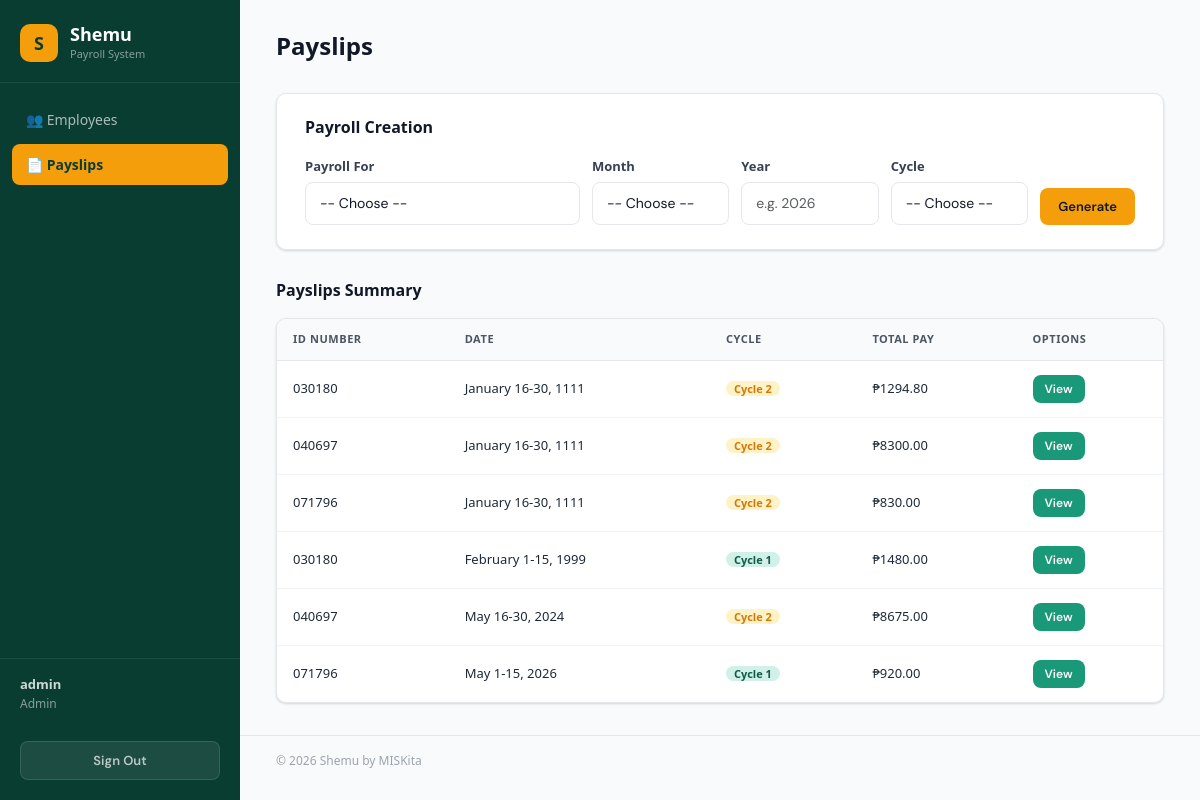
The app's page /payslips/ (signed in), older data.
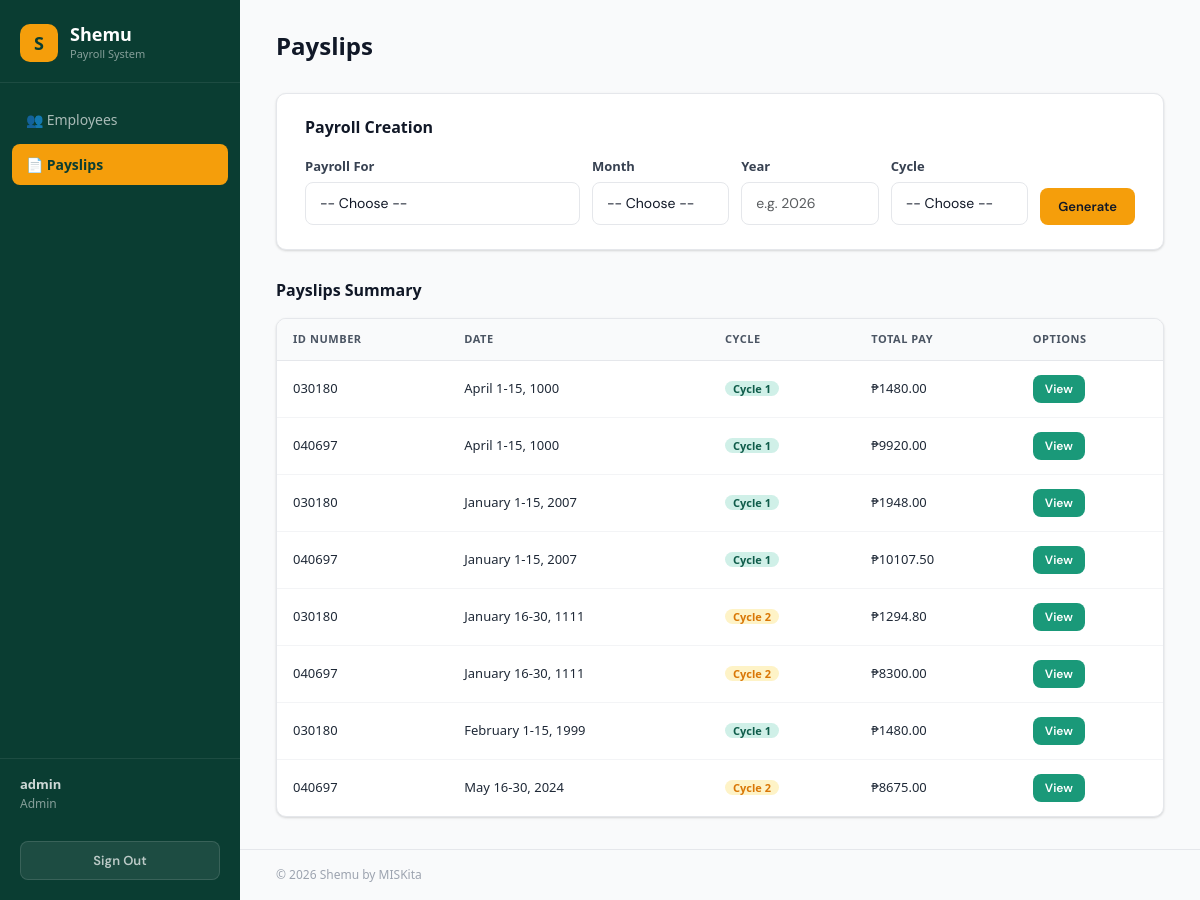
The same page, newer data.
### payroll_app/models.py (models this page shows, shortened)
class Payslip(models.Model):
    id_number          = models.ForeignKey(Employee, to_field="id_number",
                                           on_delete=models.CASCADE,
                                           related_name="payslips")
    month              = models.CharField(max_length=50)
    date_range         = models.CharField(max_length=100)
    year               = models.CharField(max_length=10)
    pay_cycle          = models.IntegerField()
    rate               = models.FloatField()
    earnings_allowance = models.FloatField()
    deductions_tax     = models.FloatField()
    deductions_health  = models.FloatField()  # Philhealth (Cycle 2) or 0
    pag_ibig           = models.FloatField()  # Cycle 1 only
    sss                = models.FloatField()  # Cycle 2 only
    overtime           = models.FloatField()
    total_pay          = models.FloatField()

class Employee(models.Model):
    name         = models.CharField(max_length=200)
    id_number    = models.CharField(max_length=100, unique=True)
    rate         = models.FloatField()
    overtime_pay = models.FloatField(null=True, blank=True)
    allowance    = models.FloatField(null=True, blank=True)

### payroll_app/views.py (the view, shortened to what this page needs)
# urls.py: path("payslips/", views.payslip_list, name="payslip_list"),
@login_required
def payslip_list(request):
    is_admin = _admin_required(request)
    employees = Employee.objects.all().order_by('name')
    if is_admin:
        payslips = Payslip.objects.all().order_by('-pk')
    error_msg = None
    return render(request, 'payroll_app/payslip_list.html', {
        'employees': employees,
        'payslips':  Payslip.objects.all().order_by('-pk') if is_admin else payslips,
        'months':    MONTHS,
        'is_admin':  is_admin,
        'error_msg': error_msg,
    })

### payroll_app/views.py (called while the page is built)
def _admin_required(request):
    return request.user.is_superuser or request.user.is_staff

### payroll_app/templates/payroll_app/payslip_list.html (shortened to what this page needs)
{% extends 'payroll_app/base.html' %}
{% block content %}
<div class="page-header">
  <h1>Payslips</h1>
</div>
<div class="page-content">
  {% if is_admin %}
  <div class="payroll-panel">
    <h2>Payroll Creation</h2>
    <form method="post">
      <div class="payroll-form-grid">
        <div class="form-group" style="margin-bottom:0;">
          <label>Payroll For</label>
          <select class="form-control" name="payroll_for" required>
            <option value="">-- Choose --</option>
          </select>
        </div>
        <div class="form-group" style="margin-bottom:0;">
          <label>Month</label>
          <select class="form-control" name="month" required>
            <option value="">-- Choose --</option>
          </select>
        </div>
        <div class="form-group" style="margin-bottom:0;">
          <label>Year</label>
          <input class="form-control" type="text" name="year" placeholder="e.g. 2026" required>
        </div>
        <div class="form-group" style="margin-bottom:0;">
          <label>Cycle</label>
          <select class="form-control" name="cycle" required>
            <option value="">-- Choose --</option>
          </select>
        </div>
        <div style="padding-top:22px;">
          <button class="btn btn-primary" type="submit">Generate</button>
        </div>
      </div>
    </form>
  </div>
  {% endif %}
  <div class="section-title">Payslips Summary</div>
  <div class="table-wrap">
    <table>
      <thead>
        <tr>
          <th>ID Number</th>
          <th>Date</th>
          <th>Cycle</th>
          <th>Total Pay</th>
          <th>Options</th>
        </tr>
      </thead>
      <tbody>
        {% for ps in payslips %}
        <tr>
          <td>{{ ps.id_number.id_number }}</td>
          <td>{{ ps.month }} {{ ps.date_range }}, {{ ps.year }}</td>
          <td>
            {% if ps.pay_cycle == 1 %}
            <span class="badge badge-teal">Cycle 1</span>
            {% else %}
            <span class="badge badge-amber">Cycle 2</span>
            {% endif %}
          </td>
          <td>₱{{ ps.total_pay|floatformat:2 }}</td>
          <td><a href="{% url 'view_payslips' ps.pk %}" class="btn btn-teal btn-sm">View</a></td>
        </tr>
        {% empty %}
        <tr>
          <td colspan="5" style="text-align:center; color: var(--gray-400); padding: 32px;">
            No payslips generated yet.
          </td>
        </tr>
        {% endfor %}
      </tbody>
    </table>
  </div>
</div>
{% endblock %}

### payroll_app/templates/payroll_app/base.html (shortened to what this page needs)
{% load static %}
<!DOCTYPE html>
<html lang="en">
<head>
  <link href="https://cdn.jsdelivr.net/npm/bootstrap@5.3.0/dist/css/bootstrap.min.css" rel="stylesheet">
  <link rel="stylesheet" href="{% static 'payroll_app/css/style.css' %}">
</head>
<body>
<div class="layout">
  <aside class="sidebar">
    <div class="sidebar-brand">
      <div class="brand-logo">S</div>
      <div>
        <h1>Shemu</h1>
        <p>Payroll System</p>
      </div>
    </div>
    <nav class="sidebar-nav">
      {% if is_admin %}
      <a href="{% url 'employee_list' %}"
         class="{% if request.resolver_match.url_name == 'employee_list' or request.resolver_match.url_name == 'employee_create' or request.resolver_match.url_name == 'employee_update' %}active{% endif %}">
        👥 Employees
      </a>
      {% endif %}
      <a href="{% url 'payslip_list' %}"
         class="{% if request.resolver_match.url_name == 'payslip_list' or request.resolver_match.url_name == 'payslip_view' %}active{% endif %}">
        📄 Payslips
      </a>
    </nav>
    {% if user.is_authenticated %}
    <div class="sidebar-user">
      <strong>{{ user.username }}</strong>
      {% if is_admin %}Admin{% else %}Employee{% endif %}
    </div>
    {% endif %}
    <form method="post" action="{% url 'logout' %}" class="sidebar-logout">
      <button type="submit">Sign Out</button>
    </form>
  </aside>
  <main class="main">
    <section class="content-body">
      {% block content %}{% endblock %}
    </section>
    <footer class="site-footer">© 2026 Shemu by MISKita</footer>
  </main>
</div>
</body>
</html>

Row changes from the older to the newer data that the page shows:
removed Payslip: id_number.id_number "071796", month "January", date_range "16-30", year "1111", pay_cycle "Cycle 2", total_pay "830.00"
removed Payslip: id_number.id_number "071796", month "May", date_range "1-15", year "2026", pay_cycle "Cycle 1", total_pay "920.00"
added Payslip: id_number.id_number "030180", month "April", date_range "1-15", year "1000", pay_cycle "Cycle 1", total_pay "1480.00"
added Payslip: id_number.id_number "040697", month "April", date_range "1-15", year "1000", pay_cycle "Cycle 1", total_pay "9920.00"
added Payslip: id_number.id_number "030180", month "January", date_range "1-15", year "2007", pay_cycle "Cycle 1", total_pay "1948.00"
added Payslip: id_number.id_number "040697", month "January", date_range "1-15", year "2007", pay_cycle "Cycle 1", total_pay "10107.50"
